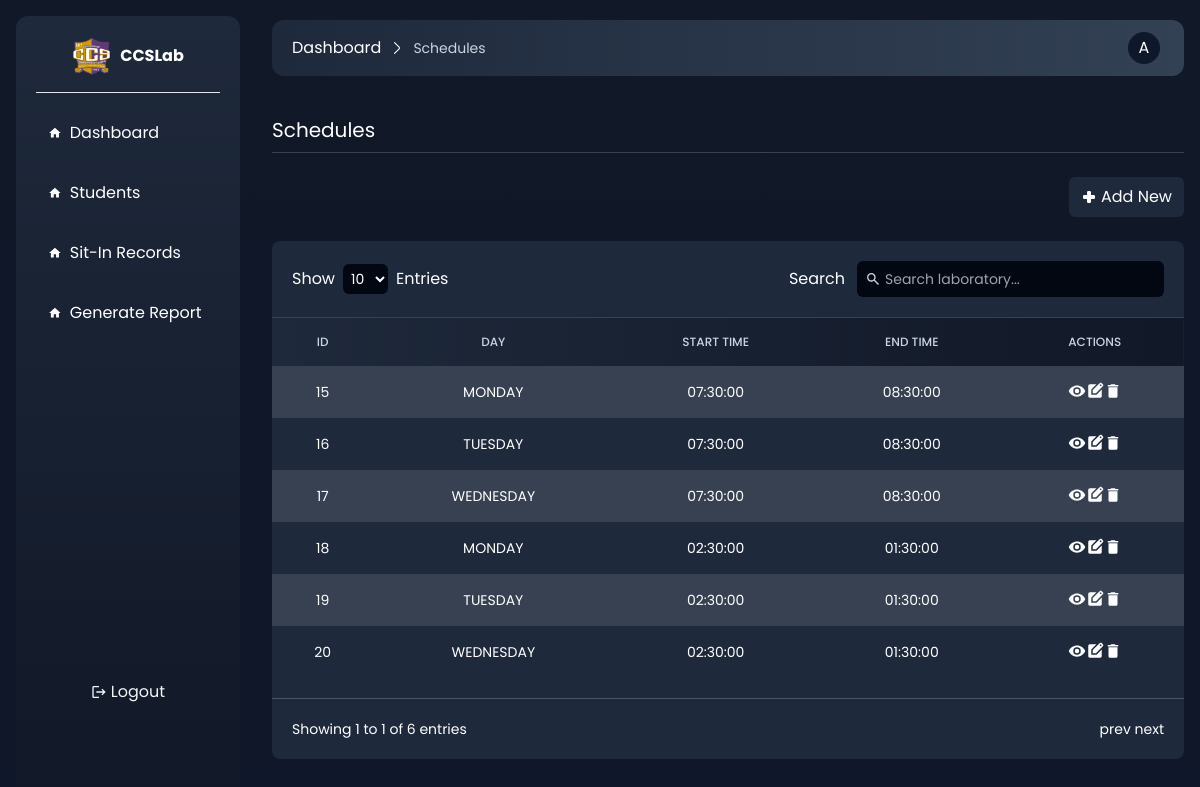
Page /admin/schedules.php (signed in) on the committed database.
### tables this page shows
CREATE TABLE `schedules` (
  `id` int(11) NOT NULL,
  `day` varchar(80) NOT NULL,
  `start_time` time NOT NULL,
  `end_time` time NOT NULL,
  `created_at` datetime NOT NULL DEFAULT current_timestamp(),
  `updated_at` datetime DEFAULT current_timestamp()
);

### admin/functions.php (called while the page is built, shortened)
<?php
function get_schedules($connect)
{
    $sentence = $connect->prepare("SELECT * FROM schedules");
    $sentence->execute();
    return $sentence->fetchAll(PDO::FETCH_ASSOC);
}

### admin/views/schedules.view.php (the view, shortened to what this page needs)
<div class="mt-10 flex flex-col gap-6">
    <div class="border-b pb-2 border-gray-700">
        <h1 class="text-xl"><?php echo $page_title ?></h1>
    </div>
    <div class="flex justify-end">
        <a href="new_schedule" class="px-3 p-2 bg-slate-800  rounded-md hover:bg-blue-900 duration-200 transition-colors flex items-center gap-1">
            <span class="tex-sm shrink-0">Add New</span>
        </a>
    </div>
    <div class="bg-slate-800   rounded-lg flex flex-col ">
        <div class="overflow-x-auto flex-wrap  gap-3 flex items-center justify-between p-5 border-b border-gray-700">
            <div class="flex items-center gap-2">
                <h1>Show</h1>
                <select class="bg-gray-950 rounded-md text-sm p-1">
                    <option>
                        10
                    </option>
                </select>
                <h1>Entries</h1>
            </div>
            <div class="flex gap-3 items-center">
                <label>Search</label>
                <div class="bg-gray-950 p-2 -1.312T14 px-2 rounded-md flex gap-1 items-center">
                    <input type="text" placeholder="Search laboratory..." class="text-sm bg-transparent outline-none border-none" />
                </div>
            </div>
        </div>
        <div class="overflow-x-auto">
            <table class="w-full text-sm text-left rtl:text-right text-gray-500 dark:text-gray-400 ">
                <thead class="text-xs bg-gradient-to-l to-slate-800 from-gray-900 uppercase ">
                    <tr>
                        <th class="border px-4 py-4 font-medium border-none text-slate-300 text-center font-bold">ID</th>
                        <th class="border px-4 py-4 font-medium border-none text-slate-300 text-center">DAY</th>
                        <th class="border px-4 py-4 font-medium border-none text-slate-300 text-center">START TIME</th>
                        <th class="border px-4 py-4 font-medium border-none text-slate-300 text-center">END TIME</th>
                        <th class="border px-4 py-4 font-medium border-none text-slate-300 text-center">ACTIONS</th>
                    </tr>
                </thead>
                <tbody class="">
                    <?php
                    foreach ($schedules as $schedule) {
                        echo '<tr class="odd:bg-gray-700 bg-slate-800">
                        <td class="border px-4 py-4 border-none text-center text-xs md:text-sm text-white">' . $schedule['id'] . '</td>
                        <td class="border px-4 py-4 border-none text-center text-xs md:text-sm text-white">' . $schedule['day'] . '</td>
                        <td class="border px-4 py-4 border-none text-center text-xs md:text-sm text-white">' . $schedule['start_time'] . '</td>
                        <td class="border px-4 py-4 border-none text-center text-xs md:text-sm text-white">' . $schedule['end_time']  . '</td>
                         <td class="border px-4 py-4 border-none text-center text-lg flex items-center justify-center text-white">
                         <svg xmlns="http://www.w3.org/2000/svg" width="1em" height="1em" viewBox="0 0 24 24"><path fill="currentColor" d="M12 9a3 3 0 0 0-3 3a3 3 0 0 0 3 3a3 3 0 0 0 3-3a3 3 0 0 0-3-3m0 8a5 5 0 0 1-5-5a5 5 0 0 1 5-5a5 5 0 0 1 5 5a5 5 0 0 1-5 5m0-12.5C7 4.5 2.73 7.61 1 12c1.73 4.39 6 7.5 11 7.5s9.27-3.11 11-7.5c-1.73-4.39-6-7.5-11-7.5"/></svg>
                         <svg xmlns="http://www.w3.org/2000/svg" width="1em" height="1em" viewBox="0 0 24 24"><path fill="currentColor" d="M9 15v-4.25l9.175-9.175q.3-.3.675-.45t.75-.15q.4 0 .763.15t.662.45L22.425 3q.275.3.425.663T23 4.4q0 .375-.137.738t-.438.662L13.25 15zm10.6-9.2l1.425-1.4l-1.4-1.4L18.2 4.4zM5 21q-.825 0-1.412-.587T3 19V5q0-.825.588-1.412T5 3h8.925L7 9.925V17h7.05L21 10.05V19q0 .825-.587 1.413T19 21z"/></svg>
                         <svg xmlns="http://www.w3.org/2000/svg" width="1em" height="1em" viewBox="0 0 24 24"><path fill="currentColor" d="M19 4h-3.5l-1-1h-5l-1 1H5v2h14M6 19a2 2 0 0 0 2 2h8a2 2 0 0 0 2-2V7H6z"/></svg>
                         </td>
                    </tr>';
                    }
                    ?>
                </tbody>
            </table>
            <div class="p-5 flex justify-between text-sm mt-5 border-t border-gray-600">
                <div>
                    Showing 1 to 1 of <?php echo count($schedules); ?> entries
                </div>
                <div>
                    prev next
                </div>
            </div>
        </div>
    </div>
</div>

### assets/chosen.css (style rules this page uses)
* { margin: 0; padding: 0; box-sizing: border-box; font-family: "Poppins", sans-serif; }

### rows in the picture
schedules: id "15", day "MONDAY", start_time "07:30:00", end_time "08:30:00"
schedules: id "16", day "TUESDAY", start_time "07:30:00", end_time "08:30:00"
schedules: id "17", day "WEDNESDAY", start_time "07:30:00", end_time "08:30:00"
schedules: id "18", day "MONDAY", start_time "02:30:00", end_time "01:30:00"
schedules: id "19", day "TUESDAY", start_time "02:30:00", end_time "01:30:00"
schedules: id "20", day "WEDNESDAY", start_time "02:30:00", end_time "01:30:00"

### other values in the picture
$page_title "Schedules"
$_SESSION['first_name'][0] "A"
count($schedules) "6"
